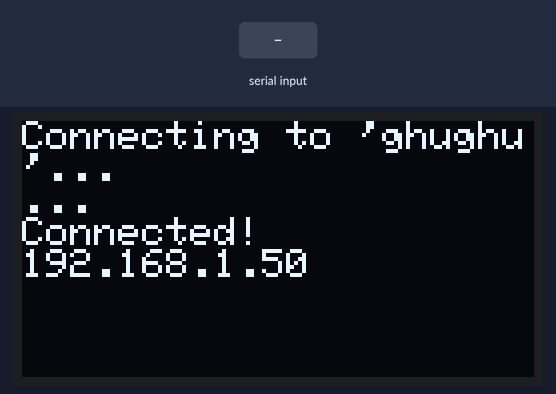
A sketch run on a simulated ESP8266 (NodeMCU). On the bench: 128×64 one-colour display. The test bench sets the inputs (shaded band). WiFi joins after 1.5 s; servers stay silent unless stated.

Above: at 1.7 s.
At 4.8 s:
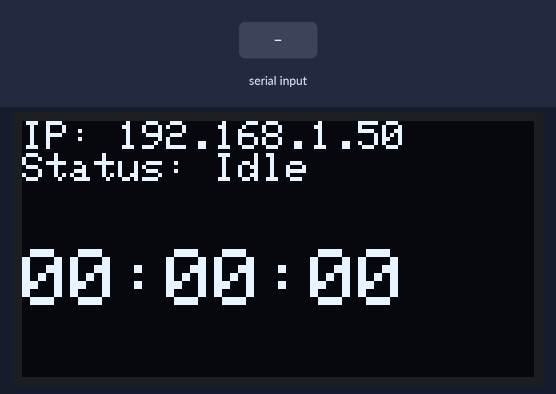
4.9 s: "TIME:90\n" received over the second serial link
At 5.8 s:
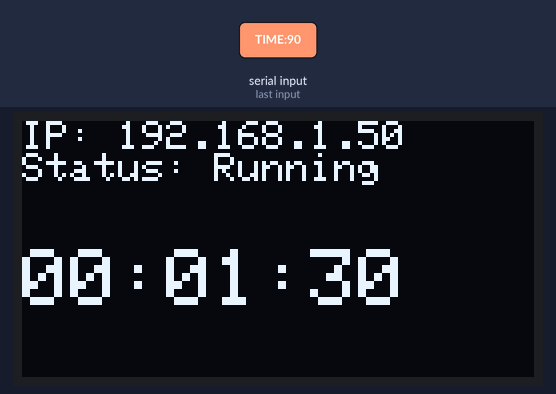
6.4 s: "TIME:\n" received over the second serial link
At 7.1 s:
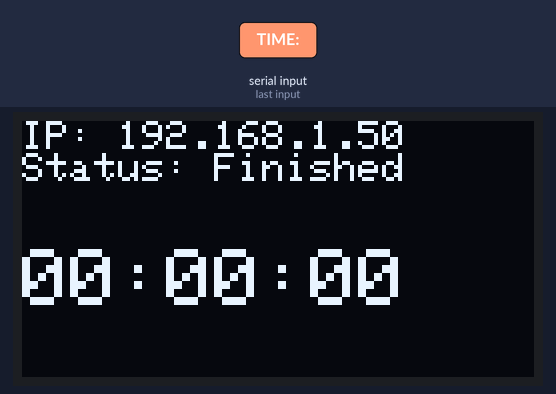
Timing chart, 0 to 9.4 s (numbered marks = the images above; inputs shaded):
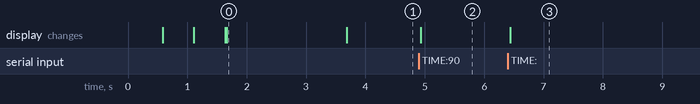

The sketch:

arduino_esp_device_trigger_circuit_code_part_two.ino
```cpp
#include <ESP8266WiFi.h>
#include <ESP8266WebServer.h>
#include <SoftwareSerial.h>
#include <Wire.h>
#include <Adafruit_GFX.h>
#include <Adafruit_SSD1306.h>

const char* WIFI_SSID = "ghughu";
const char* WIFI_PASSWORD = "ghughu01922";
const char* SECRET_PASSWORD = "admin";
const byte rxPin = 14;
const byte txPin = 12;
ESP8266WebServer server(80);
SoftwareSerial arduinoSerial(rxPin, txPin);
Adafruit_SSD1306 display(128, 64, &Wire, -1);
bool isLoggedIn = false;
unsigned long timerValue = 0;
String timerStatus = "Idle";
char receivedChars[32];
boolean newDataFromArduino = false;

String formatTime(unsigned long totalSeconds) {
  int hours = totalSeconds / 3600;
  int minutes = (totalSeconds % 3600) / 60;
  int seconds = totalSeconds % 60;
  char timeString[9];
  sprintf(timeString, "%02d:%02d:%02d", hours, minutes, seconds);
  return String(timeString);
}

String getHtmlPage(bool showControls) {
  String html = "<!DOCTYPE html><html><head><title>Timer Control</title>";
  html += "<meta name='viewport' content='width=device-width, initial-scale=1'>";
  html += "<style>body{font-family:sans-serif;text-align:center;background:#282c34;color:white;}";
  html += "h1{color:#61dafb;} .card{background:#3c4049;padding:20px;border-radius:10px;max-width:300px;margin:auto;}";
  html += "input,button{width:80%;padding:10px;margin:5px;border-radius:5px;border:none;font-size:1em;} button{background:#61dafb;color:black;cursor:pointer;}";
  html += "button.reset{background:#e57373;} #timer{font-size:2.5em;margin:20px;color:#f9a825;}</style>";
  html += "<script>setInterval(function(){fetch('/getTime').then(response=>response.text()).then(data=>{document.getElementById('timer').innerText=data;});},1000);</script>";
  html += "</head><body><h1>ESP8266 Timer Control</h1><div class='card'>";
  if (showControls) {
    html += "<h2>Controls</h2><div id='timer'>" + formatTime(timerValue) + "</div>";
    if (timerStatus == "Finished") {
      html += "<p>Timer Finished!</p><form action='/reset' method='POST'><button class='reset' type='submit'>Reset Timer</button></form>";
    } else {
      html += "<form action='/start' method='POST'>";
      html += "<input type='number' name='seconds' placeholder='Total Seconds' required>";
      html += "<button type='submit'>Start Timer</button></form>";
    }
  } else {
    html += "<h2>Login</h2><form action='/login' method='POST'>";
    html += "<input type='password' name='password' placeholder='Password' required>";
    html += "<button type='submit'>Login</button></form>";
  }

  html += "</div></body></html>";
  return html;
}

void handleRoot() {
  server.send(200, "text/html", getHtmlPage(isLoggedIn));
}

void handleLogin() {
  if (server.hasArg("password") && server.arg("password") == SECRET_PASSWORD) {
    isLoggedIn = true;
    server.sendHeader("Location", "/", true);
    server.send(302, "text/plain", "");
  } else {
    handleRoot();
  }
}

void handleStart() {
  if (!isLoggedIn) { handleRoot(); return; }
  if (server.hasArg("seconds")) {
    String secondsStr = server.arg("seconds");
    arduinoSerial.println("START:" + secondsStr);
    timerStatus = "Running";
    timerValue = secondsStr.toInt();
  }
  server.sendHeader("Location", "/", true);
  server.send(302, "text/plain", "");
}

void handleReset() {
  if (!isLoggedIn) { handleRoot(); return; }
  arduinoSerial.println("RESET");
  timerStatus = "Idle";
  timerValue = 0;
  server.sendHeader("Location", "/", true);
  server.send(302, "text/plain", "");
}

void handleGetTime() {
  server.send(200, "text/plain", formatTime(timerValue));
}

void updateOled() {
  display.clearDisplay();
  display.setCursor(0, 0);
  display.setTextSize(1);
  display.println("IP: " + WiFi.localIP().toString());
  display.println("Status: " + timerStatus);
  display.setCursor(0, 32);
  display.setTextSize(2);
  display.println(formatTime(timerValue));
  display.display();
}

void receiveFromArduino() {
    static byte ndx = 0;
    char endMarker = '\n';
    char rc;
    while (arduinoSerial.available() > 0 && newDataFromArduino == false) {
        rc = arduinoSerial.read();
        if (rc != endMarker) {
            receivedChars[ndx] = rc;
            ndx++;
            if (ndx >= sizeof(receivedChars)) { ndx = sizeof(receivedChars) - 1; }
        } else {
            receivedChars[ndx] = '\0';
            ndx = 0;
            newDataFromArduino = true;
        }
    }
}

void handleArduinoComm() {
  receiveFromArduino();
  if (newDataFromArduino) {
    String msg(receivedChars);
    if (msg.startsWith("TIME:")) {
      timerValue = msg.substring(5).toInt();
      if (timerValue == 0 && timerStatus != "Idle") {
        timerStatus = "Finished";
      } else if (timerValue > 0) {
        timerStatus = "Running";
      }
    }
    newDataFromArduino = false;
  }
}

void setup() {
  display.begin(SSD1306_SWITCHCAPVCC, 0x3C);
  display.clearDisplay();
  display.setTextSize(1);
  display.setTextColor(SSD1306_WHITE);
  display.println("Connecting to 'ghughu'...");
  display.display();
  arduinoSerial.begin(9600);
  WiFi.begin(WIFI_SSID, WIFI_PASSWORD);
  while (WiFi.status() != WL_CONNECTED) {
    delay(500);
    display.print(".");
    display.display();
  }
  display.println("\nConnected!");
  display.println(WiFi.localIP().toString());
  display.display();
  delay(2000);
  server.on("/", HTTP_GET, handleRoot);
  server.on("/login", HTTP_POST, handleLogin);
  server.on("/start", HTTP_POST, handleStart);
  server.on("/getTime", HTTP_GET, handleGetTime);
  server.on("/reset", HTTP_POST, handleReset);
  server.begin();
}

void loop() {
  server.handleClient();
  handleArduinoComm();
  updateOled();
}
```

Measured:
- after the input at 4.9 s, the display: changes at once (image 2)
- after the input at 6.4 s, the display: changes at once (image 3)
- what the display in image 0 shows lasts 2.0 s, from 1.7 s to 3.7 s
